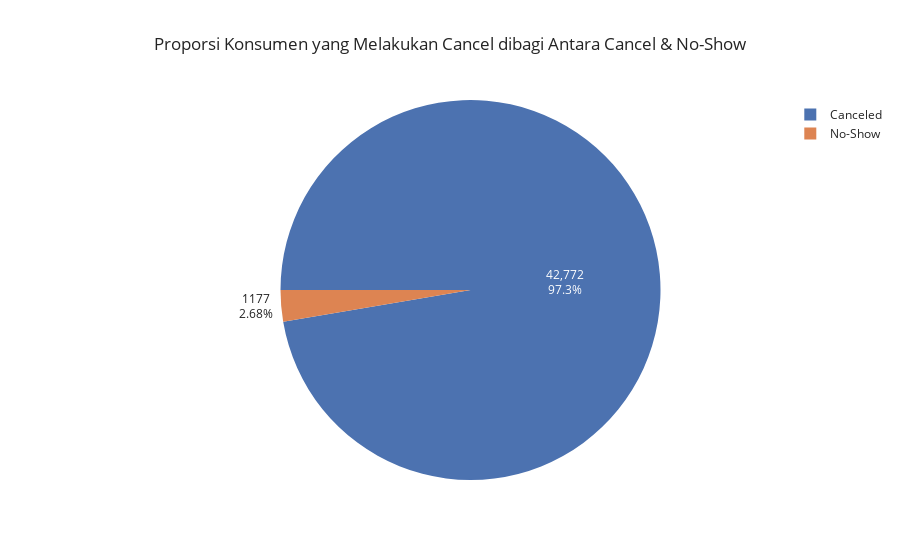

Notebook source saved alongside this figure:
### Code cell
canceled_df = df[df['is_canceled'] == 1]['reservation_status'].value_counts()

fig = px.pie(canceled_df, 
             values = canceled_df.values, 
             names = canceled_df.index, 
             title = 'Proporsi Konsumen yang Melakukan Cancel dibagi Antara Cancel & No-Show', 
             template = 'seaborn'
            )

fig.update_traces(rotation = -90, textinfo = 'value+percent')
fig.show()
#plt.savefig('fig-11')

### Figure 1 — Plotly figure (JSON) as saved in the notebook; plotly's stock layout.template omitted (floating-point values rounded to 4 significant figures)
{"data": [{"domain": {"x": [0, 1], "y": [0, 1]}, "hovertemplate": "label=%{label}<br>value=%{value}<extra></extra>", "labels": ["Canceled", "No-Show"], "legendgroup": "", "name": "", "rotation": -90, "showlegend": true, "textinfo": "value+percent", "type": "pie", "values": [42772, 1177]}], "layout": {"legend": {"tracegroupgap": 0}, "title": {"text": "Proporsi Konsumen yang Melakukan Cancel dibagi Antara Cancel & No-Show"}}}
